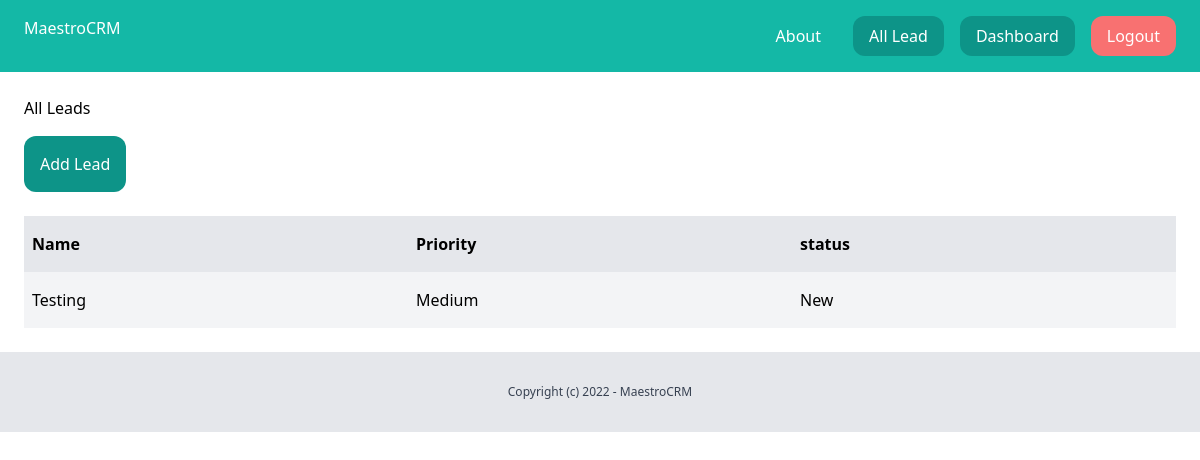
The page /lead/leads_list (signed in) on the database as committed earlier.
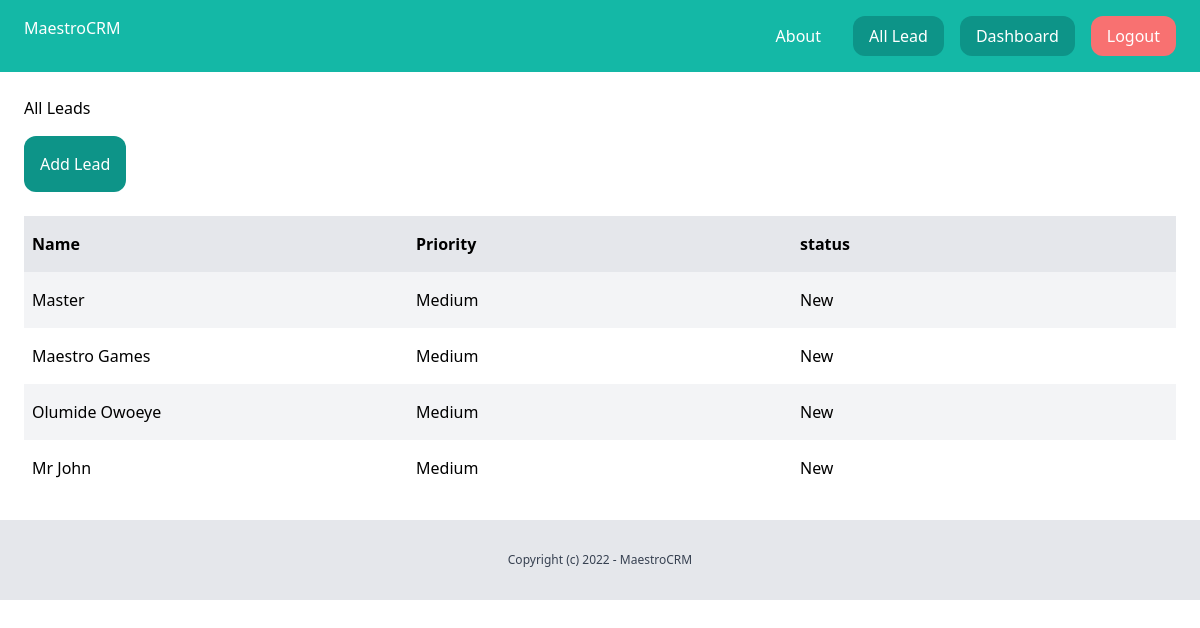
The same page on the database as committed later.
### lead/models.py (models this page shows, shortened)
class Lead(models.Model):
    LOW = 'low'
    MEDIUM =  'medium'
    HIGH = 'high'
    CHOICES_PRIORITY = (
        (LOW, 'Low'),
        (MEDIUM, 'Medium'),
        (HIGH, 'High' ),
    )
    NEW = 'new'
    CONTACTED = 'contacted'
    WON = 'won'
    LOST = 'lost'
    CHOICES_STATUS = (
        (NEW, 'New'),
        (CONTACTED, 'Contacted'),
        (WON, 'Won'),
        (LOST, 'Lost'),
    )
    name = models.CharField(max_length=225)
    email = models.EmailField()
    description = models.TextField(blank=True, null=True)
    priority = models.CharField(max_length=10, choices=CHOICES_PRIORITY, default=MEDIUM)
    status = models.CharField(max_length=10, choices=CHOICES_STATUS, default=MEDIUM)
    created_by = models.ForeignKey(User, related_name='leads', on_delete=models.CASCADE)
    convert_to_client = models.BooleanField(default=False)
    created_at = models.DateTimeField(auto_now_add=True)
    modified_at = models.DateTimeField(auto_now=True)

### lead/views.py (the view)
# urls.py: path('leads_list', views.leads_list, name='leads_list'),
@login_required
def leads_list(request):
    leads = Lead.objects.filter(created_by=request.user)
    return render(request, 'lead/leads_list.html', {
        'leads': leads
    })

### lead/templates/lead/leads_list.html (shortened to what this page needs)
{% extends 'core/base.html' %}
{% block content %}
<div class="py-6 px-6">
    <h1 class="mb-4 tet-xl"> All Leads </h1>
    <a href="{% url 'add_lead' %}" class="inline-block py-4 px-4 bg-teal-600 rounded-xl text-white">Add Lead</a>
    <div class="mt-6 flex justify-between">
        <p class="py-4 px-2 bg-gray-200 font-semibold w-full">Name</p>
        <p class="py-4 px-2 bg-gray-200 font-semibold w-full">Priority</p>
        <p class="py-4 px-2 bg-gray-200 font-semibold w-full">status</p>
    </div>
    {% for lead in leads %}
        <div class="flex justify-between">
            <p class="py-4 px-2 w-full {% cycle 'bg-gray-100' '' %}">
                <a href="{% url 'leads_detail' lead.id %}">{{lead.name}}</a>
            </p>
            <p class="py-4 px-2 w-full {% cycle 'bg-gray-100' '' %}">{{lead.get_priority_display}}</p>
            <p class="py-4 px-2 w-full  {% cycle 'bg-gray-100' '' %}">{{lead.get_status_display}}</p>
        </div>
        {% empty %}
            <p>There are no leads in the datbase yet...</p>
    {% endfor %}
</div>
{% endblock %}

### core/templates/core/base.html (shortened to what this page needs)
<!doctype html>
<html>
<head>
    <script src="https://cdn.tailwindcss.com"></script>
</head>
<body>
    <nav class="py-4 px-6 flex justify-between bg-teal-500">
        <a href="/" class="text-white">MaestroCRM</a>
        <div class="flex space-x-4">
            <a href="{% url 'about'%}" class="py-2 px-4 text-white">About</a>
           {% if request.user.is_authenticated %}
            <a href="{% url 'leads_list' %}" class="py-2 px-4 bg-teal-600 rounded-xl text-white">All Lead</a>
            <a href="{% url 'dashboard' %}" class="py-2 px-4 bg-teal-600 rounded-xl text-white">Dashboard</a>
            <form method="post" action="{% url 'logout' %}">
                <button type="submit" class="py-2 px-4 bg-red-400 rounded-xl text-white">Logout</button>
            </form>
            {% else %}
            <a href="{% url 'login' %}" class="py-2 px-4 bg-teal-600 rounded-xl text-white">Log In</a>
            <a href="{% url 'signup' %}" class="py-2 px-4 bg-teal-400 rounded-xl text-white">Sign Up</a>
            {% endif %}
        </div>
    </nav>
    {% block content %}
    {% endblock %}
    <footer class="py-8 text-center bg-gray-200">
        <p class="text-xs text-gray-700">Copyright (c) 2022 - MaestroCRM</p>
    </footer>
</body>
</html>

Rows that differ between the two databases and show on the page:
changed Lead: name "Testing" → "Master"
added Lead: name "Maestro Games", priority "Medium", status "New"
added Lead: name "Olumide Owoeye", priority "Medium", status "New"
added Lead: name "Mr John", priority "Medium", status "New"
